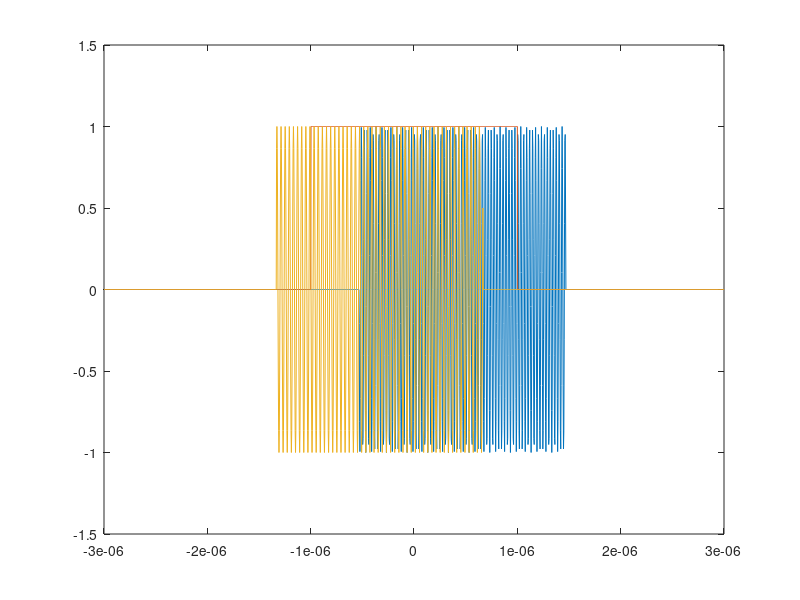
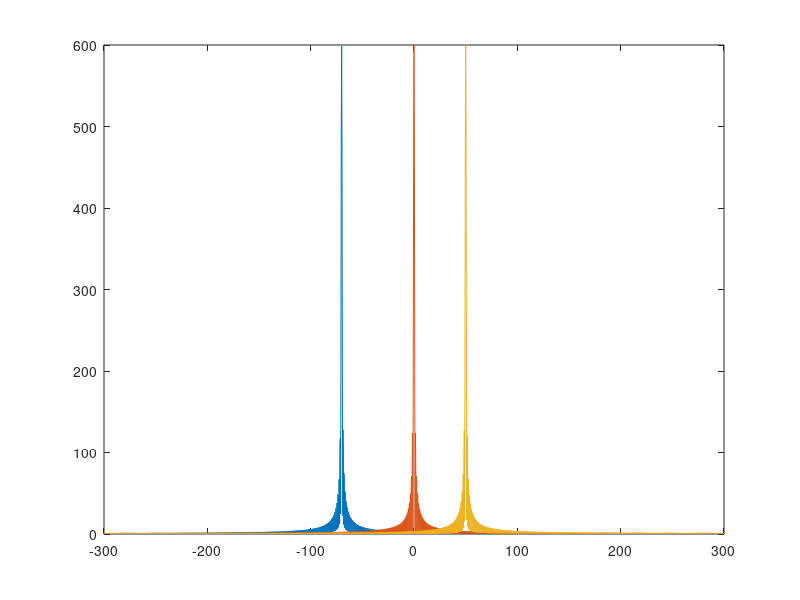
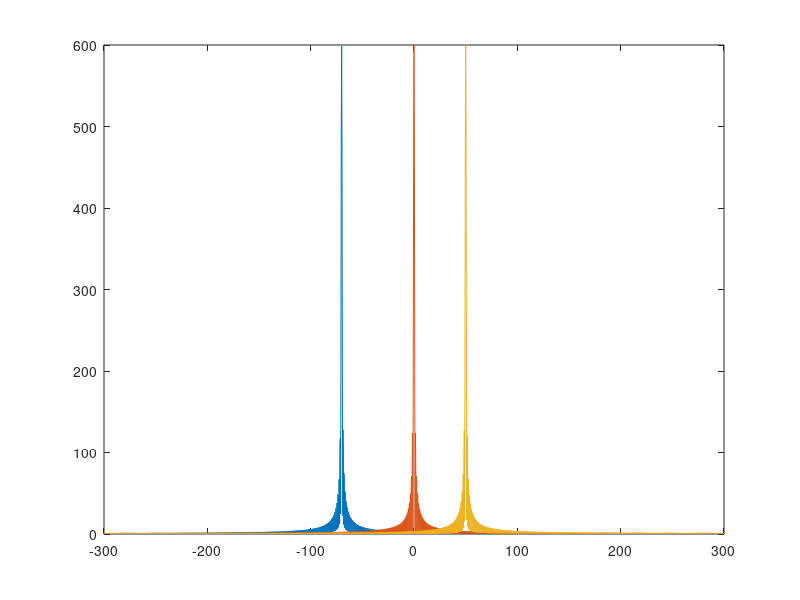
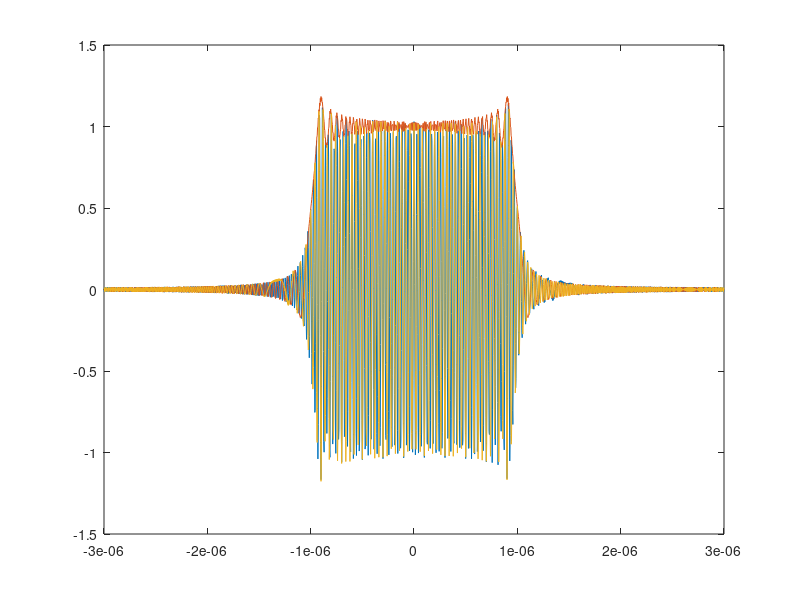

Here is the MATLAB script that generated these plots, in order:
Rref =1e3; 
A = 1;
c = 3e8;
fc = 9e9;
R1 = 930;
R2 = 1000;
R3 = 1050;
dR1 = 1000-R1;
dR2 = 1000-R2;
dR3 = 1000-R3;
Tp = 2e-6;
fs = 300e6;
B = 150e6;
Kr = B/Tp;
TpR = 3e-6;

t = -TpR:1/fs:TpR;

sref = A*rectpuls(t/TpR).*exp(1j*2*pi.*(fc.*t+1/2*Kr*t.^2));
s1 = A*rectpuls((t-(2*dR1/c))/Tp).*exp(1j*2*pi*(fc*(t-(2*dR1/c))+1/2*Kr*(t-(2*dR1/c)).^2));
s2 = A*rectpuls((t-(2*dR2/c))/Tp).*exp(1j*2*pi*(fc*(t-(2*dR2/c))+1/2*Kr*(t-(2*dR2/c)).^2));
s3 = A*rectpuls((t-(2*dR3/c))/Tp).*exp(1j*2*pi*(fc*(t-(2*dR3/c))+1/2*Kr*(t-(2*dR3/c)).^2));

% plot(t,sref,t,s1);

sif1 = conj(sref).*s1;
sif2 = conj(sref).*s2;
sif3 = conj(sref).*s3;
figure;
plot(t,sif1,t,sif2,t,sif3);

Fsif1 = fftshift(fft(sif1));
Fsif2 = fftshift(fft(sif2));
Fsif3 = fftshift(fft(sif3));
f = -fs/2:1/TpR/2:fs/2;
figure;
plot(f/2/Kr*c,abs(Fsif1),f/2/Kr*c,abs(Fsif2),f/2/Kr*c,abs(Fsif3));

Sef = exp(-1j*pi*f.^2/Kr);
Fsif11 = Fsif1.*Sef;
Fsif21 = Fsif2.*Sef;
Fsif31 = Fsif3.*Sef;
figure;
plot(f/2/Kr*c,abs(Fsif11),f/2/Kr*c,abs(Fsif21),f/2/Kr*c,abs(Fsif31));

sif11 = ifft(ifftshift(Fsif11));
sif21 = ifft(ifftshift(Fsif21));
sif31 = ifft(ifftshift(Fsif31));
figure;
plot(t,sif11,t,sif21,t,sif31);